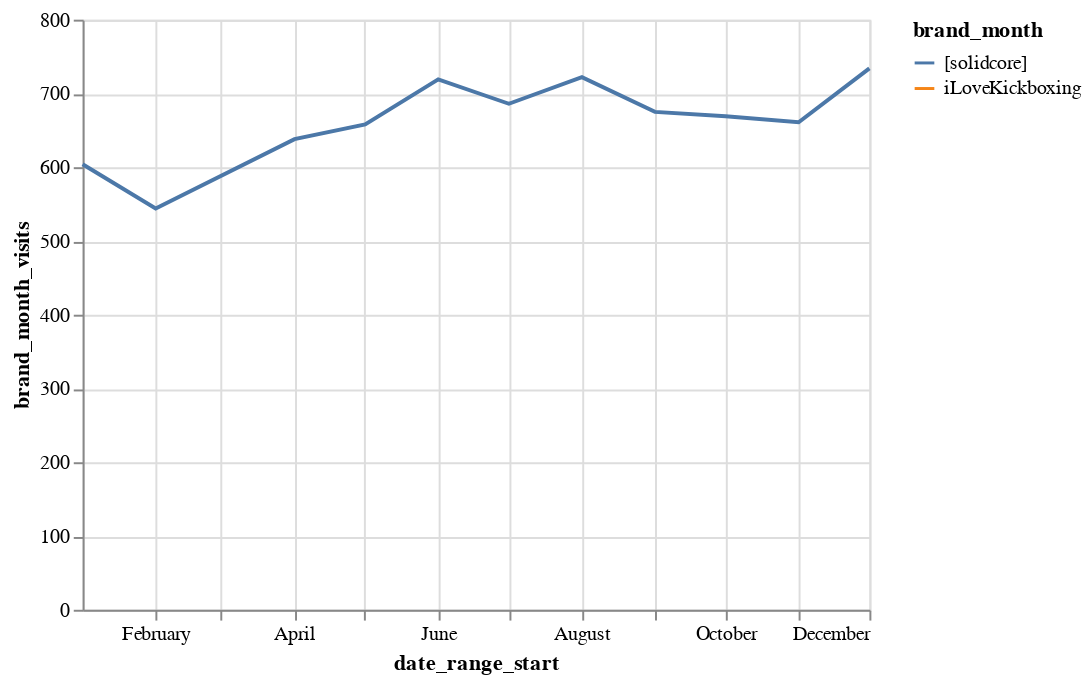

The notebook cell this image was saved under:
### Code cell
alt.Chart(yg).encode(
    x='date_range_start:T',
    y='brand_month_visits',
    color='brand_month'
).mark_line()

### Figure 1 — Vega-Lite specification as saved in the notebook (floating-point values rounded to 4 significant figures)
{"config": {"view": {"continuousWidth": 400, "continuousHeight": 300}}, "data": {"name": "data-af35514e71352e8896642b6bb20812a0"}, "mark": "line", "encoding": {"color": {"field": "brand_month", "type": "nominal"}, "x": {"field": "date_range_start", "type": "temporal"}, "y": {"field": "brand_month_visits", "type": "quantitative"}}, "$schema": "https://vega.github.io/schema/vega-lite/v4.17.0.json", "datasets": {"data-af35514e71352e8896642b6bb20812a0": [{"date_range_start": "2019-01-01T00:00:00-05:00", "brand_month": "[solidcore]", "raw_visitor_counts": 3152, "latitude": 538.3, "longitude": -77.08, "brand_month_visits": 604}, {"date_range_start": "2019-02-01T00:00:00-05:00", "brand_month": "[solidcore]", "raw_visitor_counts": 2741, "latitude": 538.3, "longitude": -77.08, "brand_month_visits": 544}, {"date_range_start": "2019-03-01T00:00:00-05:00", "brand_month": "iLoveKickboxing", "raw_visitor_counts": 3418, "latitude": 538.3, "longitude": -77.08, "brand_month_visits": 649}, {"date_range_start": "2019-04-01T00:00:00-04:00", "brand_month": "[solidcore]", "raw_visitor_counts": 3584, "latitude": 538.3, "longitude": -77.08, "brand_month_visits": 638}, {"date_range_start": "2019-05-01T00:00:00-04:00", "brand_month": "[solidcore]", "raw_visitor_counts": 3734, "latitude": 538.3, "longitude": -77.08, "brand_month_visits": 658}, {"date_range_start": "2019-06-01T00:00:00-04:00", "brand_month": "[solidcore]", "raw_visitor_counts": 3692, "latitude": 538.3, "longitude": -77.08, "brand_month_visits": 719}, {"date_range_start": "2019-07-01T00:00:00-04:00", "brand_month": "[solidcore]", "raw_visitor_counts": 3498, "latitude": 538.3, "longitude": -77.14, "brand_month_visits": 686}, {"date_range_start": "2019-08-01T00:00:00-04:00", "brand_month": "[solidcore]", "raw_visitor_counts": 3496, "latitude": 538.3, "longitude": -77.08, "brand_month_visits": 722}, {"date_range_start": "2019-09-01T00:00:00-04:00", "brand_month": "[solidcore]", "raw_visitor_counts": 3454, "latitude": 538.3, "longitude": -77.08, "brand_month_visits": 675}, {"date_range_start": "2019-10-01T00:00:00-04:00", "brand_month": "[solidcore]", "raw_visitor_counts": 3649, "latitude": 538.3, "longitude": -77.08, "brand_month_visits": 669}, {"date_range_start": "2019-11-01T00:00:00-04:00", "brand_month": "[solidcore]", "raw_visitor_counts": 3335, "latitude": 538.3, "longitude": -77.08, "brand_month_visits": 661}, {"date_range_start": "2019-12-01T00:00:00-05:00", "brand_month": "[solidcore]", "raw_visitor_counts": 3532, "latitude": 538.3, "longitude": -77.08, "brand_month_visits": 734}]}}
